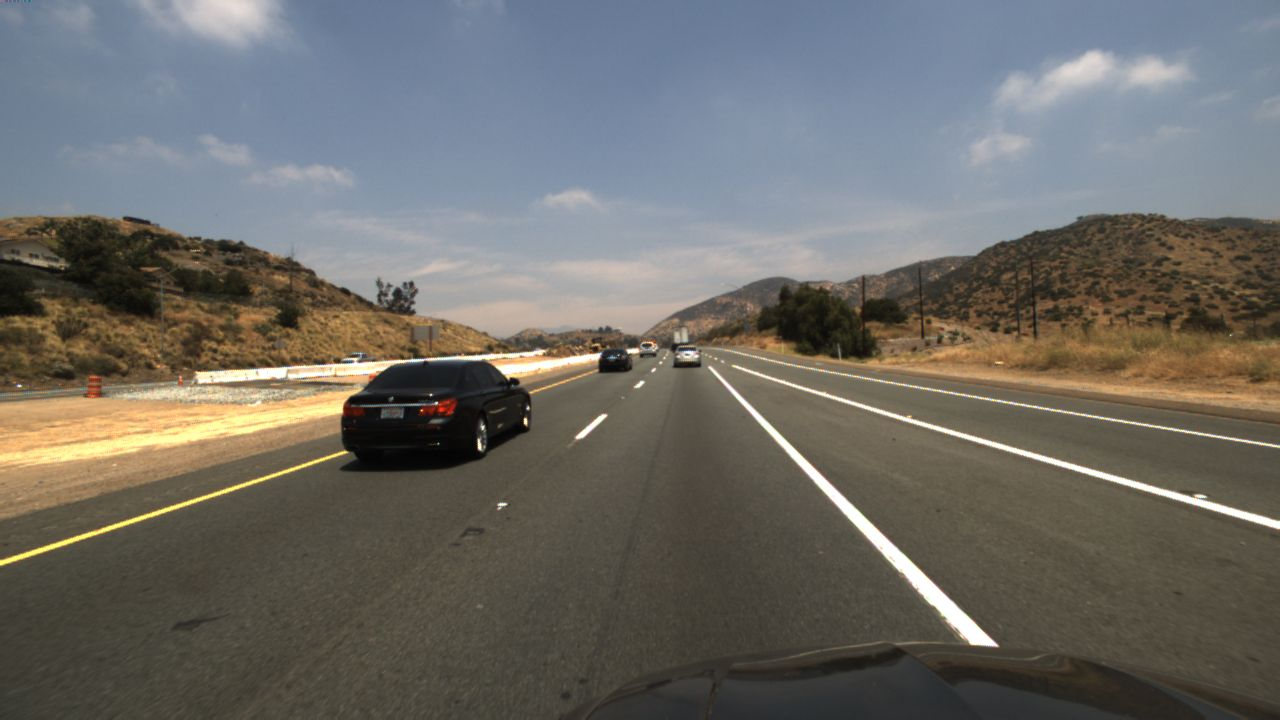
#> input picture lab1/assets/test9.jpg, 1280 x 720 px
$ python main.py
#> lines starting #> are read from the running program, lines starting #| are printed output that depends on the picture; after the words box and inside, x2 and y2 are one past the last pixel; in counts of white or black regions, pixels touching at a corner belong together
from cv2 import cv2
import numpy as np
import math
import time

# 聚合阈值
def get_threshold(hough_space, width, height, x, y, space):
    threshold = hough_space[x][y]
    if x - space > 0 and x + space < width and y - space > 0 and y + space < height:
        tmp = []
        for i in range(x-space, x + space):
            tmp.append(max(hough_space[i][y-space:y+space]))
        threshold = max(tmp)
    return threshold

# 兴趣区域
def ROI(img,vertices):
    # 定义一个和输入图像同样大小的全黑图像mask，这个mask也称掩膜
    mask=np.zeros_like(img)
    if len(img.shape)>2:
        channel_count=img.shape[2]   # i.e. 3 or 4 根据图像而定
        ignore_mask_color=(255,)*channel_count
    else:
        ignore_mask_color=255
    # [vertices]中的点组成了多边形，将在多边形内的mask像素点保留，
    cv2.fillPoly(mask,[vertices],ignore_mask_color)
    # 与mask做"与"操作，即仅留下多边形部分的图像
    masked_image=cv2.bitwise_and(img,mask)

    return masked_image

# 直线检测
def line_detecting(path, threshold, rMin, rMax):
    # Canny边缘检测
    # Canny滞后性阈值
#> called with path = './assets/test9.jpg', threshold = 180, rMin = 30, rMax = 500
    cannyMin = 45
    cannyMax = 150
    image = cv2.imread(path)
#> image is the input picture: shape (720, 1280, 3); mean B, G, R 103.3, 107.9, 109.6
    # 将原图转化为灰度图
    gray = cv2.cvtColor(image, cv2.COLOR_RGB2GRAY)
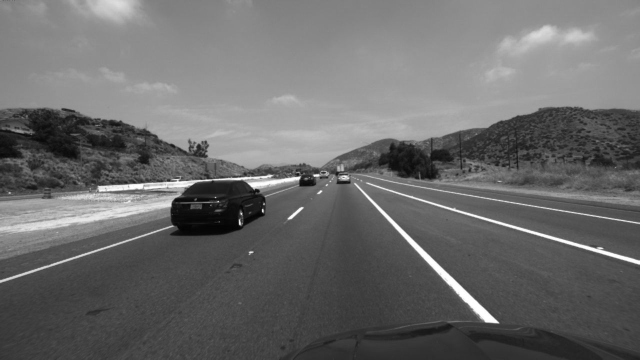
#> gray: shape (720, 1280) (shown at 1/2 size); min 0, max 255, mean 106.7
    # 高斯滤波器
    gauss = cv2.GaussianBlur(gray, (3, 3), 0)
    # Canny边缘检测
    edges = cv2.Canny(gauss, cannyMin, cannyMax)
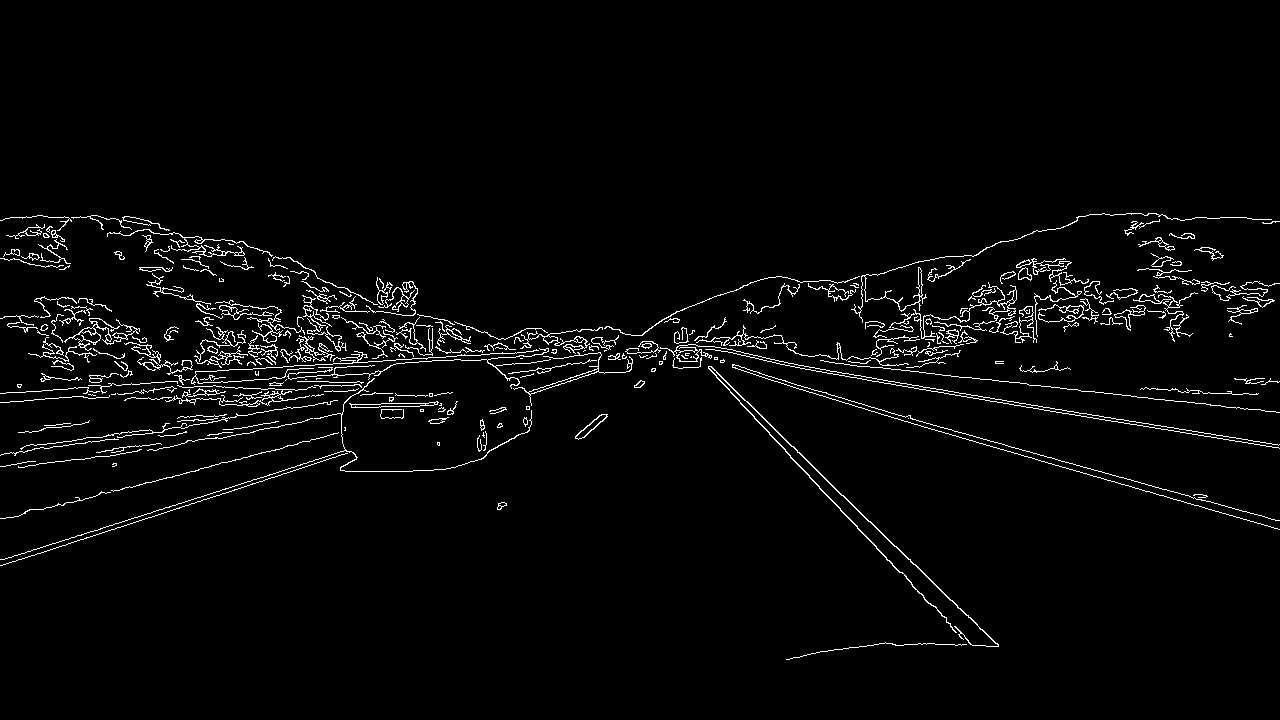
#> edges: shape (720, 1280); 2.9% white in thin lines or dots, all inside (x1, y1, x2, y2) = (0, 213, 1280, 660)
    cv2.imwrite('./results/line_edges_'+str(time.time())+'_.bmp', edges)
    cv2.imshow('img-canny', edges)


    # 选择兴趣区域
    # 图像像素的行列数
    [rows, cols] = edges.shape
    # 划定掩膜覆盖的区域
    left_bottom = [0, rows]
    right_bottom = [cols, rows]
    apex = [cols / 2, 170]
    vertices = np.array([left_bottom, right_bottom, apex], np.int32)
    roi_image = ROI(edges, vertices)
#> in ROI, `cv2.fillPoly(mask,[vertices],ignore_mask_color)`:
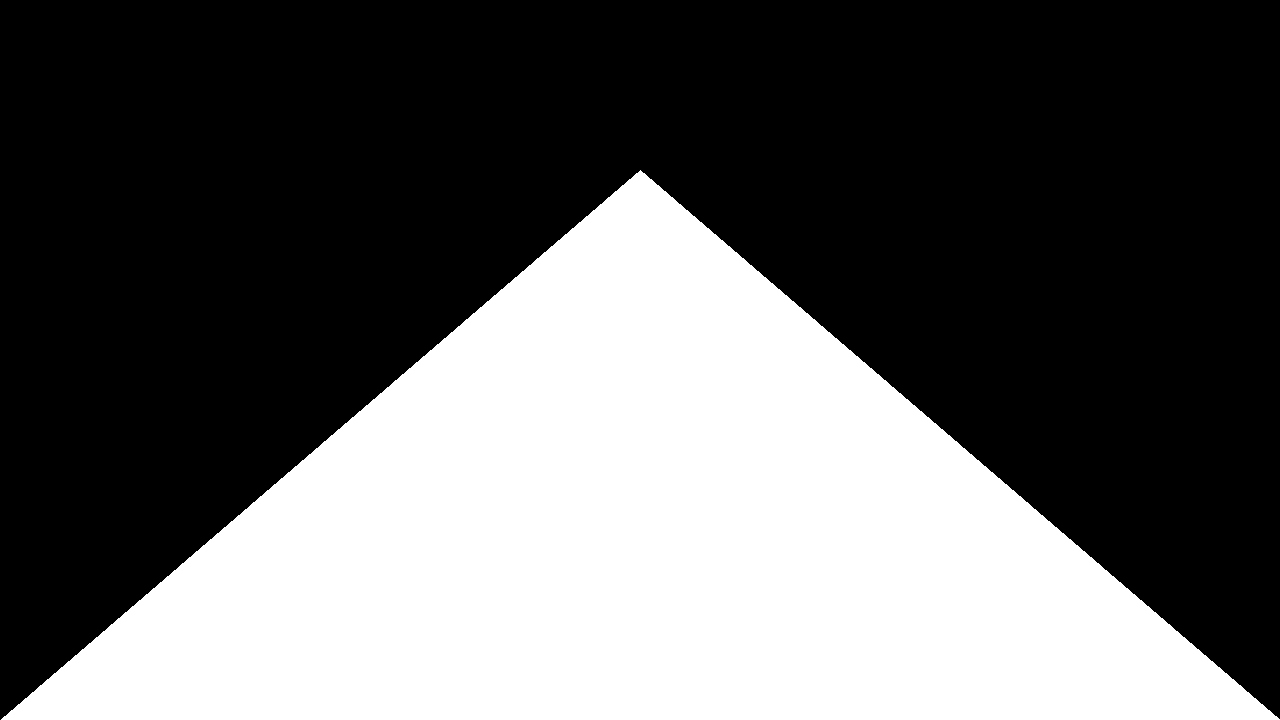
#> mask: shape (720, 1280); 38.2% white; 1 white region, box (x1, y1, x2, y2) and area: (1, 170, 1280, 720) 352090
    cv2.imwrite('./results/line_roi_' + str(time.time()) + '_.bmp', edges)
    cv2.imshow('img-roi', roi_image)

    # Hough空间初始化
    height = roi_image.shape[0]
    width = roi_image.shape[1]
    rMax = int(math.hypot(height, width)) # 计算最大r值
    thetaMax = 360 # 将圆周分为360份，便于离散计算
    points = [[[] for k in range(thetaMax)]for theta in range(rMax)]
    hough_space = [[0 for k in range(thetaMax)] for theta in range(rMax)]
    # 投票
    for x in range(width):
        for y in range(height):
            if roi_image[y][x] == 0:
                # 无边界区域不计算
                continue
            for theta in range(0, thetaMax-1):
                # 计算r值，r =x × cos θ + y × sin θ
                r = int(x*math.cos(theta)+y*math.sin(theta))
                if rMin < r < rMax:
                    # 直线经过的每一点+1，计算该点有多少不同的直线经过
                    hough_space[r][theta] += 1
                    points[r][theta].append((x, y))
    # 找到符合大于阈值要求的直线
    # 对极坐标空间进行遍历
    for r in range(rMax):
        for theta in range(thetaMax):
            # 判断是否达到阈值要求
            if hough_space[r][theta] >= threshold:
                # 判断是否是最边缘的点
                # 为了更好的绘制效果，需要确定直线的范围，不需要中间的点
                if hough_space[r][theta] == get_threshold(hough_space, thetaMax, rMax, r, theta, 20):
                    # 计算直线参数
                    k = (-math.cos(theta)/math.sin(theta))
                    b = (r/math.sin(theta))
                    points[r][theta].sort()
                    x0 = points[r][theta][0][0]
                    x1 = points[r][theta][-1][0]
                    y0 = int(x0*k+b)
                    y1 = int(x1*k+b)
                    # 绘制直线
                    cv2.line(image, (x0, y0), (x1, y1),
                             (255, 0, 0), thickness=2)
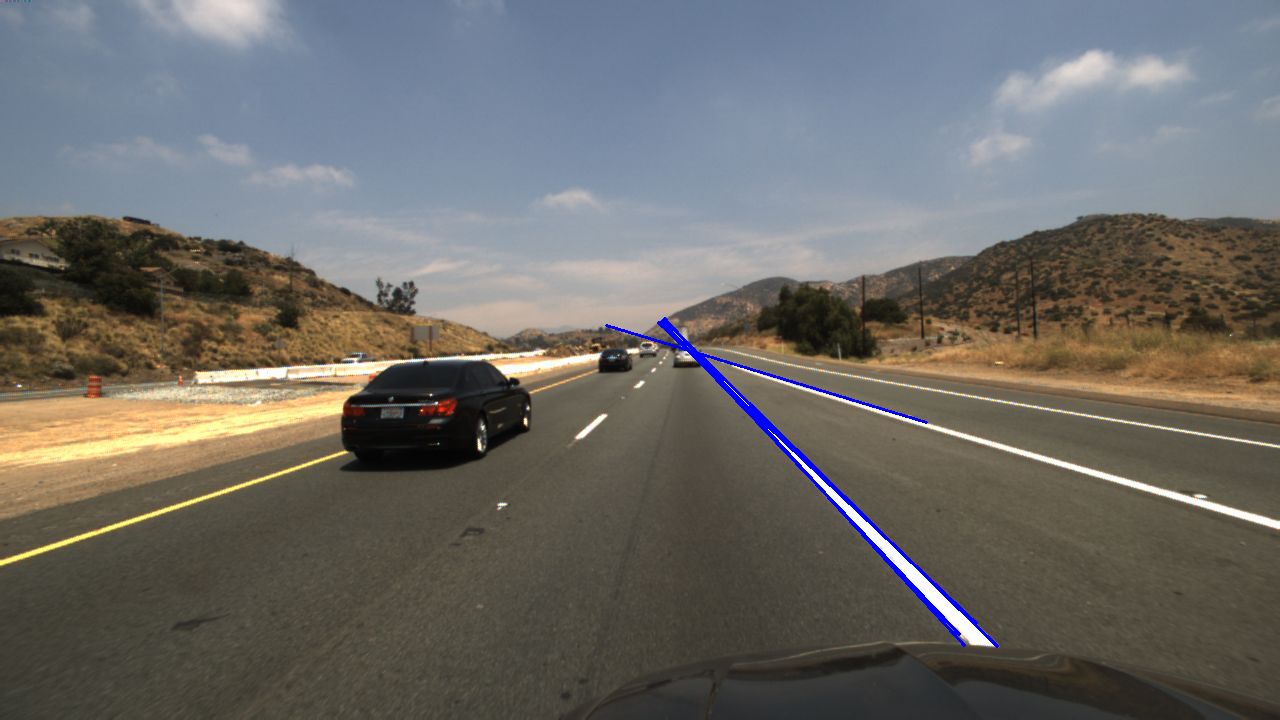
#> image: shape (720, 1280, 3); 0.54% of pixels changed, all inside (x1, y1, x2, y2) = (605, 317, 999, 648)
    cv2.imshow("line-detection", image)
    cv2.imwrite("results/line_detection_" + str(time.time()) + "_.bmp", image)
    cv2.waitKey(0)
    cv2.destroyAllWindows()

if __name__ == "__main__":
    line_img = './assets/test9.jpg'
    line_detecting(line_img, 180, 30, 500)

$ run again, with lab1/assets/test0.jpg copied over lab1/assets/test9.jpg
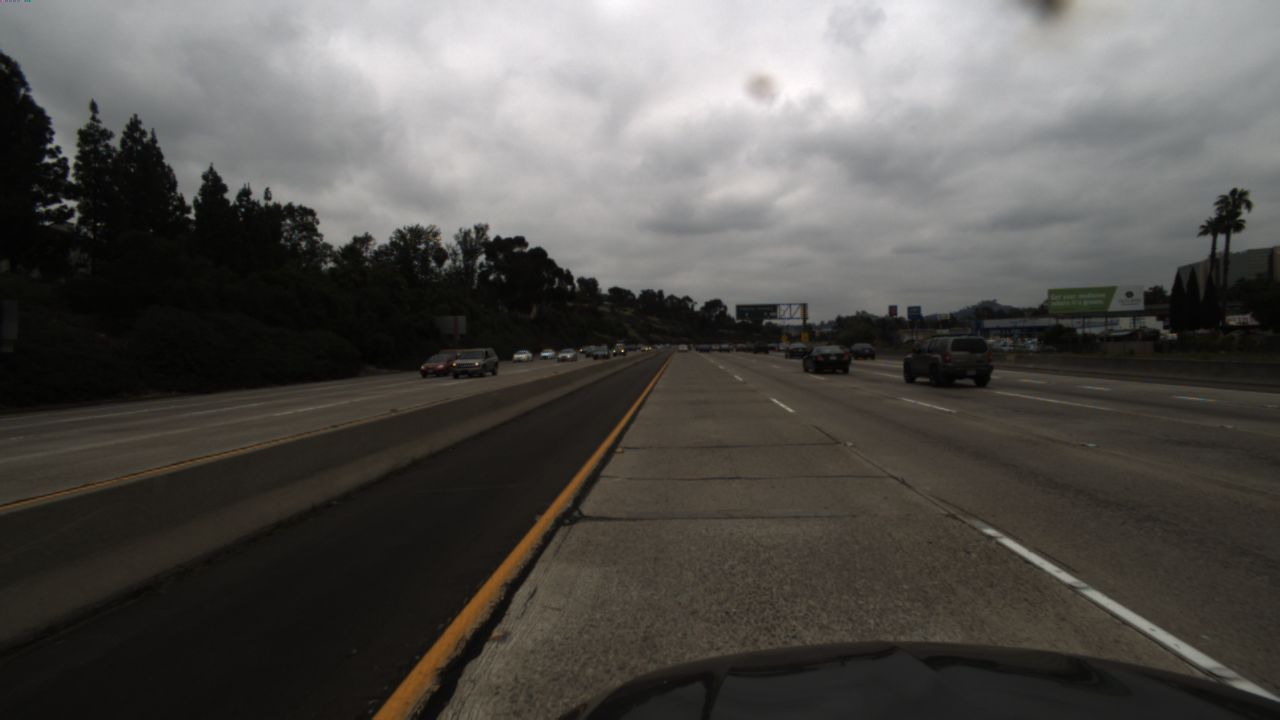
#> input picture lab1/assets/test0.jpg, 1280 x 720 px
#> in line_detecting, image is the input picture: shape (720, 1280, 3); mean B, G, R 79, 82.5, 84.9
#> in line_detecting, `edges = cv2.Canny(gauss, cannyMin, cannyMax)`:
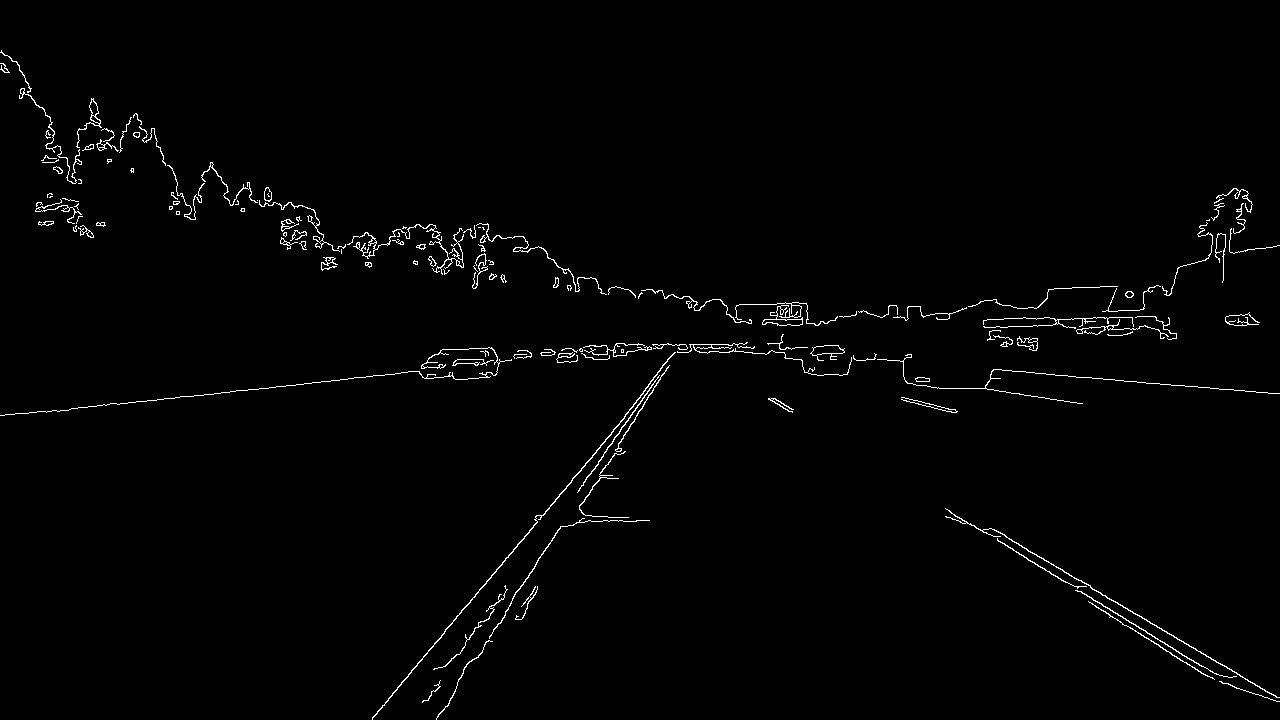
#> edges: shape (720, 1280); 1.3% white in thin lines or dots
#> mask: shape (720, 1280); 38.2% white; 1 white region, box (x1, y1, x2, y2) and area: (1, 170, 1280, 720) 352090
#> masked_image: shape (720, 1280); 0.58% white in thin lines or dots, all inside (x1, y1, x2, y2) = (372, 251, 1247, 720)
#> after the loop in line_detecting, `for r in range(rMax):`:
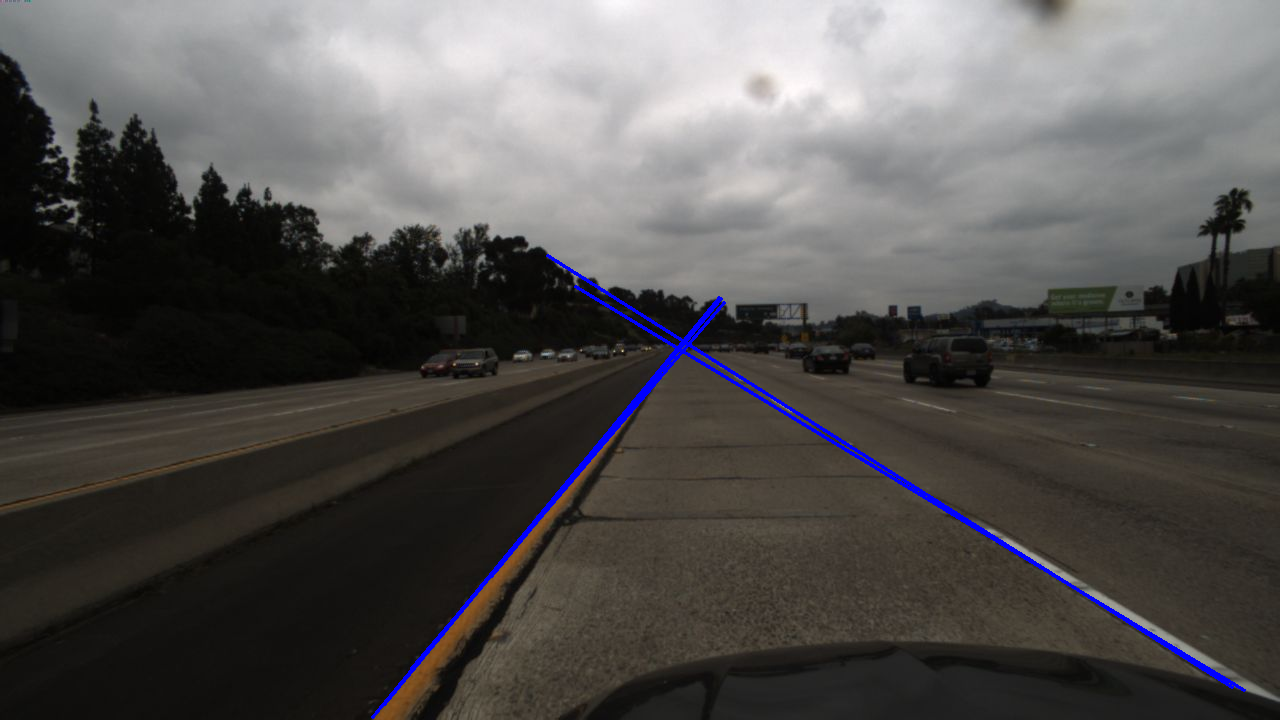
#> image: shape (720, 1280, 3); 0.88% of pixels changed, all inside (x1, y1, x2, y2) = (371, 254, 1246, 719)
